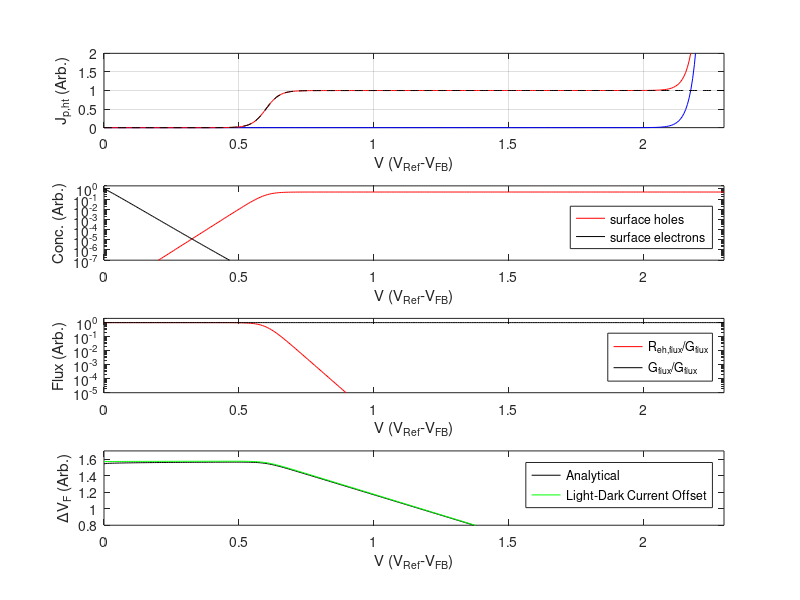
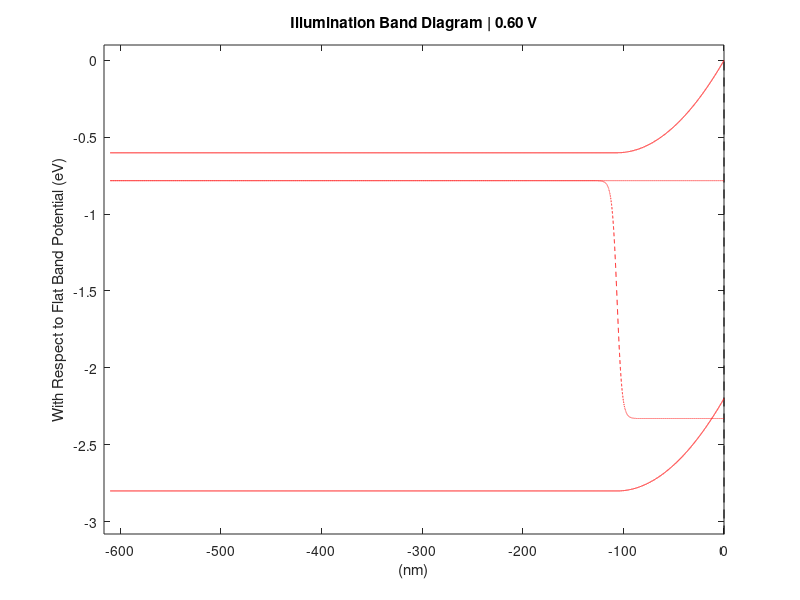

Here is the MATLAB script that generated these plots, in order:
% ========================================================================================================== %
% This software was written in 2020 through 2022                                                             %
% Kirk H. Bevan <kirk.bevan@mcgill.ca> & Botong Maio <botong.miao@mail.mcgill.ca>                            %
%                                                                                                            %
% LICENCE                                                                                                    %
% Creative Commons Attribution-NonCommercial-ShareAlike 4.0 International Public License.                    %
% This software is distributed without any warranty.                                                         %
% You should have received a copy of the Creative Commons Attribution-NonCommercial-ShareAlike 4.0           %
% International Public License along with this software.                                                     %
% If not, see <https://creativecommons.org/licenses/by-nc-sa/4.0/>.                                          %
%                                                                                                            %
% DISCLAIMER                                                                                                 %
% The authors and publishers make no warranties about the software, and disclaim liability for all uses of   %
% the software, to the fullest extent permitted by applicable law.  The authors do not recommend use of this %
% software for any purpose.  It is made freely available, solely to clarify points made in their analysis of %
% photoelectrochemical (PEC) devices.  When using or citing the software, you should not imply endorsement   %
% by the authors.                                                                                            %
%                                                                                                            %
% DESCRIPTION                                                                                                %
% Numerically simulates the current-voltage properties at semiconductor-liquid interface based on Gartner's  %
% model and Peter's model. In this code, we assume n-type tantalum nitride, a high supporting electrolyte    %
% concentration, and an akaline liquid region. Hence, changes to system parameters for alternate materials   %
% and electrolytes, beyond those values provided, may require direct changes to the code to obtain           %
% physically sound solutions.                                                                                %
%                                                                                                            %
%                                                                                                            %
% References                                                                                                 %
%   1. L.M. Peter, "Energetics and kinetics of light-driven oxygen evolution at semiconductor electrodes:    %
%      the example of hematite" J, Solid State Electrochem. 17, 315 (2013).                                  %
%   2. L.M. Peter and K.G.U. Wijayantha, "Photoelectrochemical water splitting at semiconductor electrodes:  % 
%      Fundamental problems and new perspectives" ChemPhysChem, 15, 1983 (2014).                             %
%   3. W.W. Gartner, "Depletion-layer photoeffects in semiconductors" Phys. Rev., 116, 84 (1959). 	     %
%   4. Kirk H. Bevan, Botong Miao, and  Asif Iqbal, "SLJCompact: A Semiconductor-Liquid Junction Solver for  % 
%      Rapid Band Diagram Insights into Photoelectrochemical Devices" (2022).                                %
%                                                                                                            %
% ========================================================================================================== %

close all;
clear all;

% ===========================================================================================================
% ==================....Parameters, General Variables, and Operator Definitions Start....====================

% -----------------------------------------------------------------------------------------------------------
% Input the fundamental parameters
q = 1.602e-19;                           % Charge on an electron [coul] 
kB = 1.38e-23;                           % Boltzmann constant [J/K]
eps0 = 8.85e-12;                         % Permittivity of vacuum [F/m] 
T = 300;                                 % Temperature in Kelvin 
h = 6.63e-34;                            % Planck constant [J.s]
m0 = 9.11e-31;                           % Electron mass [kg]
I0 = 6.2063e16*(100^2);                  % Incident photon flux [m^-2 s^-1]
Vt = kB*T/q;                             % Thermal voltage

% -----------------------------------------------------------------------------------------------------------
% Calculate & set semiconductor parameters
% Some benchmarks here... http://www.ioffe.ru/SVA/NSM/Semicond/
% For tantalum nitride see... https://doi.org/10.1007/s40243-016-0083-z
epsr = 17;                                                      % Relative dielectric constant, see DOI: 10.1039/c4cp05616g
eps = epsr*eps0;                                                % Overall dielectric constant [F/m]
ktr = 10;                                                       % Hole transfer rate [s^-1]
r = 2.5e-9;                                                     % Hole capture radius, see R. F. Pierret "Advanced Semiconductor Fundamentals" (2002)
sigmap = pi*r^2;                                                % Capture cross section [m^2]
vth = 6.24e4;                                                   % Thermal velocity [m/s], see R. F. Pierret "Advanced Semiconductor Fundamentals" (2002)
alpha = 3.4e7;                                                  % Absorption coefficient 400 nm [m^-1], see https://doi.org/10.1007/s40243-016-0083-z
Eg = 2.2;                                                       % Band gap [eV], https://doi.org/10.1007/s40243-016-0083-z
ND = 1e23;                                                      % n-type: Donor density [#/m^3]
Lp = sqrt((2*eps*Eg)/(q*ND));                                   % Approximate hole diffusion length [m]
Wp = 2.5e-9;                                                    % Hole capture depth [m]
Nc = 1.1106e+26;                                                % Effective density of conduction band states
Nv = 1.6815e+26;                                                % Effective density of valence band states
p0 = (Nc*Nv*exp(-Eg/Vt))/ND;                                    % Bulk hole concentration
Vbi = 0.25;                                                     % Built in voltage
carrier_max = 5.00e+28;                                         % Density of atoms in silicon

% -----------------------------------------------------------------------------------------------------------
% Setup the external grid
dx = Wp/100;
x_min = -dx*round(3*Lp/dx);
x = [x_min:dx:0];

% -----------------------------------------------------------------------------------------------------------
% Apply external bias
% This model assumes that the reverse bias is positive, and assumes the flatband potential as the zero point. 
dV = Vt/4;                     % Potential Bias Step
Vmax = 2.3;                    % Maximum potential under illumination
Vmin = 0;                      % Minimum potential under illumination
Vbias=[Vmin:dV:Vmax];          % Potential range under illumination

% ====================....Parameters, General Variables, and Operator Definitions End....====================
% ===========================================================================================================


% ===========================================================================================================
% ============================....Peter's Model & Gartner's Model Start....==================================
tic

% -----------------------------------------------------------------------------------------------------------
% Calculate photocurrent based on Peter's model

W0=sqrt(2*eps/(q*ND));                                % Depletion layer thickness for a potential of 1 volt across it
Wd=W0.*sqrt(Vbias);                                  % Depletion layer width 
g=I0.*(1-exp(-(alpha.*Wd))./(1+alpha*Lp));           % Hole flux 
phi_sc=q.*ND.*Wd.^2./(2*eps);                        % Potential drop in space charge region
n_surf=ND.*exp(-(Vbias./Vt));                        % Surface electron concentration 
krec=sigmap.*vth.*n_surf;                             % Surface recombination rate 
p_surf=g./(krec+ktr);                                 % Surface hole concentration 
J_rec=q.*krec.*p_surf;                                % Recombination current density 
J_photo_P=q.*g-J_rec;                                 % Peter's Photocurrent 

% -----------------------------------------------------------------------------------------------------------
% Calculate carrier concentrations and current-voltage properties via modified form of L. Peter's model

Wd_bi = sqrt((2*eps*Vbi)/(q*ND));
phi_b = ((q*ND)/(2*eps))*(x+Wd_bi).^2;
[val,Wd_bi_index] = min(abs(x+Wd_bi));
phi_b(1:Wd_bi_index) = 0;
p_eq = p0*exp(phi_b/Vt);
for ii=1:length(Vbias)
  Vbb = Vbias(ii);
  phi_b = ((q*ND)/(2*eps))*(x+Wd(ii)).^2;
  [val,Wd_index] = min(abs(x+Wd(ii)));
  phi_b(1:Wd_index) = 0;
  p_s(ii) = (p_surf(ii) + sum(p_eq.*exp(-abs(x)/Wp))*dx) ...
            /sum(exp((phi_b-phi_b(end))/Vt).*exp(-abs(x)/Wp)*dx);
  n_s(ii) = ND*exp(-Vbb/Vt);
  p_light = p_s(ii)*exp((phi_b-phi_b(end))/Vt);
  p_dark = p0*exp(phi_b/Vt);
  J_dark(ii) = q*ktr*sum((p_dark-p_eq).*exp(-abs(x)/Wp))*dx;
  J_light(ii) = q*ktr*sum((p_light-p_eq).*exp(-abs(x)/Wp))*dx;
  if(p_s(ii) > 0.001*p_dark(end))
    J_light(ii) = J_light(ii) + J_dark(ii);   % Assume two competing statistics when the quasi-Fermi levels are close to closing
  end
  DeltaV_F(ii) = -Vt*[log(p_dark(end)/Nv)-log(p_s(ii)/Nv)];
  p_light_list{ii} = p_light;
  p_dark_list{ii} = p_dark;
  phi_b_list{ii} = phi_b;
  n_list{ii} = ND*exp(-phi_b/Vt);
  Ec = phi_b - phi_b(end);
  Ev = Ec-Eg;
  light_Fn{ii} = Ec(1)*ones(1,length(x)) + Vt*log(ND/Nc);
  %light_Fp{ii} = Ev - Vt*log(p_light/Nv);   % Flat throughout
  light_Fp{ii} = light_Fn{ii} - DeltaV_F(ii).*[1-1./(1+exp((x+Wd(ii))/Wp))];   % Merged approximation
  light_Ec{ii} = Ec;
  light_Ev{ii} = Ev;
  light_ps(ii) = sum(p_light.*exp(-abs(x)/Wp))*dx;
  light_ns(ii) = sum(n_list{ii}.*exp(-abs(x)/Wp))*dx;
end

Vonset = -Vt*log(ktr)+Vt*log(pi*(r^2)*vth*ND);


% -----------------------------------------------------------------------------------------------------------
% Calculate the quasi-Fermi level comparatively through the current-voltage results
for ii=1:length(Vbias)
   Vbb_dark(ii) = interp1(J_dark,Vbias,J_light(ii));
   dV_currents(ii) = Vbb_dark(ii) - Vbias(ii);
end

toc
% =============================....Peter's Model & Gartner's Model End....===================================
% ===========================================================================================================


% -----------------------------------------------------------------------------------------------------------
% Current-voltage figures
figure;
set(gcf,'Position',[100 200 400 900])
subplot(4,1,1);
plot(Vbias,J_dark/(q*I0),'b'); ylim([-0.1 2]);  hold on;
plot(Vbias,J_light/(q*I0),'r',Vbias,J_photo_P/(q*I0),'k--'); ylim([0 2]);
xlabel('V (V_{Ref}-V_{FB})');
ylabel('J_{p,ht} (Arb.)');
xlim([0 Vmax]);
grid on;

subplot(4,1,2);
semilogy(Vbias,light_ps/(Wp*carrier_max),'r',Vbias,light_ns/(Wp*ND),'k');
xlabel('V (V_{Ref}-V_{FB})');
ylabel('Conc. (Arb.)');
legend('surface holes','surface electrons','location','SouthEast');
xlim([0 Vmax]);
ylim([1e-7 2]);

subplot(4,1,3);
semilogy(Vbias,J_rec./(q*g),'r',Vbias,(q*g)./(q*g),'k');
xlabel('V (V_{Ref}-V_{FB})');
ylabel('Flux (Arb.)');
legend('R_{eh,flux}/G_{flux}','G_{flux}/G_{flux}','location','SouthEast');
xlim([0 Vmax]);
ylim([1e-5 2]);

subplot(4,1,4)
plot(Vbias,DeltaV_F,'k',Vbias,dV_currents,'g'); 
xlabel('V (V_{Ref}-V_{FB})');
ylabel('\DeltaV_{F} (Arb.)');
xlim([0 Vmax]);
ylim([0.8 1.7]);
legend('Analytical','Light-Dark Current Offset');

% -----------------------------------------------------------------------------------------------------------
% Band diagram plotting at Vonset
figure;
[val,ip] = min(abs(Vbias-Vonset));
plot([-1e-15 1e-15],[1.1*min(Ev) 0],'k--'); hold on;   % Interface line
plot(x/1e-9,light_Ec{ip},'r'); hold on;
plot(x/1e-9,light_Ev{ip},'r'); hold on;
plot(x/1e-9,light_Fn{ip},'r--'); hold on;
plot(x/1e-9,light_Fp{ip},'r--'); hold on;
xlim([1.01*x(1)/1e-9 x(end)/1e-9]);
ylim([1.1*min(light_Ev{ip}) 0.1]);
xlabel('(nm)');
ylabel('With Respect to Flat Band Potential (eV)');
s = sprintf('Illumination Band Diagram | %1.2f V',Vbias(ip));
title(s);
